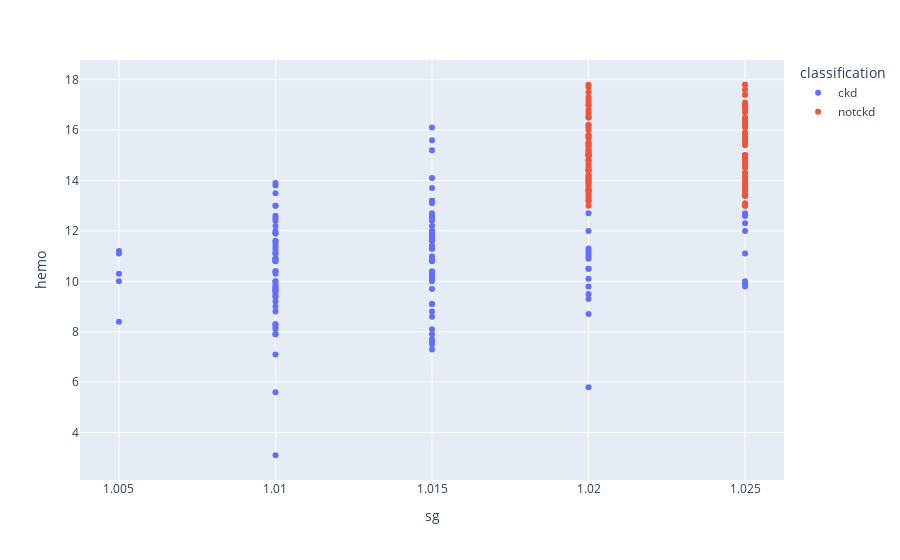

Source (notebook cell):
### Code cell
scatters("sg","hemo")

### Figure 1 — Plotly figure (JSON) as saved in the notebook; plotly's stock layout.template omitted (floating-point values rounded to 4 significant figures; data arrays with more than 128 entries replaced by an {"elided": "..."} marker saying what was removed)
{"data": [{"hovertemplate": "classification=ckd<br>sg=%{x}<br>hemo=%{y}<extra></extra>", "legendgroup": "ckd", "marker": {"color": "#636efa", "symbol": "circle"}, "mode": "markers", "name": "ckd", "orientation": "v", "showlegend": true, "type": "scatter", "x": {"elided": "130 float values"}, "xaxis": "x", "y": {"elided": "130 float values"}, "yaxis": "y"}, {"hovertemplate": "classification=notckd<br>sg=%{x}<br>hemo=%{y}<extra></extra>", "legendgroup": "notckd", "marker": {"color": "#EF553B", "symbol": "circle"}, "mode": "markers", "name": "notckd", "orientation": "v", "showlegend": true, "type": "scatter", "x": [1.025, 1.025, 1.025, 1.025, 1.025, 1.025, 1.025, 1.02, 1.02, 1.02, 1.02, 1.02, 1.02, 1.02, 1.02, 1.02, 1.02, 1.025, 1.025, 1.025, 1.025, 1.025, 1.02, 1.02, 1.025, 1.02, 1.025, 1.025, 1.02, 1.025, 1.02, 1.02, 1.025, 1.02, 1.025, 1.02, 1.02, 1.02, 1.02, 1.025, 1.02, 1.02, 1.025, 1.02, 1.02, 1.02, 1.025, 1.02, 1.025, 1.02, 1.025, 1.02, 1.025, 1.02, 1.02, 1.025, 1.02, 1.02, 1.025, 1.025, 1.025, 1.02, 1.02, 1.02, 1.025, 1.02, 1.02, 1.025, 1.025, 1.02, 1.025, 1.02, 1.025, 1.025, 1.02, 1.02, 1.02, 1.02, 1.025, 1.02, 1.025, 1.025, 1.02, 1.02, 1.025, 1.02, 1.025, 1.025, 1.025, 1.025, 1.025, 1.025, 1.02, 1.02, 1.025, 1.02, 1.025, 1.025, 1.02, 1.025, 1.02, 1.025, 1.02, 1.025, 1.025, 1.02, 1.02, 1.025, 1.025, 1.02, 1.025, 1.025, 1.025, 1.02, 1.025, 1.02, 1.02, 1.025, 1.02, 1.025, 1.025], "xaxis": "x", "y": [15, 17, 15.9, 15.4, 13, 13.6, 14.5, 14, 13.9, 16.1, 14.1, 17, 15.5, 16.2, 14.4, 14.2, 13.2, 13.9, 15, 14.3, 13.8, 14.8, 14.4, 16.5, 15.7, 14.5, 16.3, 15.5, 14.6, 16.9, 16, 14.7, 13.4, 16.6, 14.9, 16.7, 16.8, 13.5, 15.1, 16.9, 14.8, 17, 13.1, 17.1, 15.2, 13.6, 13.9, 13.2, 13.7, 17.3, 15.6, 15, 17.4, 15.7, 13.9, 15.9, 14, 15.8, 13.4, 14.1, 13.5, 17.7, 14.2, 15.2, 14, 17.8, 13.3, 14.3, 13.4, 15, 16.2, 14.4, 13.5, 17.8, 13.6, 17.5, 15, 13.6, 14.6, 15, 17.1, 13.6, 13, 17.2, 14.7, 13.7, 15, 17.8, 14.8, 15, 17.4, 14.9, 13.6, 16.2, 17.6, 15, 13.7, 16.3, 15.1, 16.4, 13.8, 16.1, 15.3, 16.8, 13.9, 15.4, 16.5, 16.4, 16.7, 15.5, 17, 15, 15.6, 14.8, 13, 14.1, 15.7, 16.5, 15.8, 14.2, 15.8], "yaxis": "y"}], "layout": {"legend": {"title": {"text": "classification"}, "tracegroupgap": 0}, "margin": {"t": 60}, "xaxis": {"anchor": "y", "domain": [0, 1], "title": {"text": "sg"}}, "yaxis": {"anchor": "x", "domain": [0, 1], "title": {"text": "hemo"}}}}
